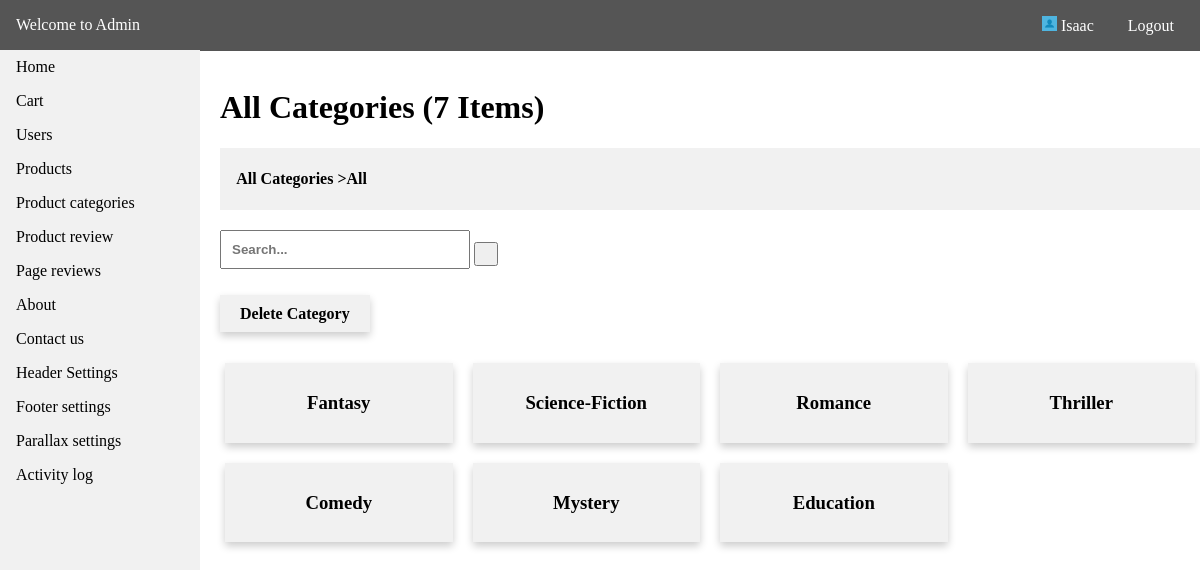
/admin/product_top_details.php?id=1 (signed in), run on the app's committed database.
### tables this page shows
CREATE TABLE `tbl_menus` (
  `id` int(11) NOT NULL,
  `menu_name` varchar(255) NOT NULL,
  `menu_link` varchar(255) NOT NULL,
  `date_created` datetime NOT NULL DEFAULT CURRENT_TIMESTAMP
);

CREATE TABLE `tbl_top_categories` (
  `id` int(11) NOT NULL,
  `ref_id` int(11) NOT NULL,
  `top_name` varchar(255) NOT NULL,
  `date_created` datetime NOT NULL DEFAULT CURRENT_TIMESTAMP
);

CREATE TABLE `tbl_categories` (
  `id` int(11) NOT NULL,
  `ref_id` int(11) NOT NULL,
  `cat_name` varchar(255) NOT NULL,
  `activated` int(11) NOT NULL,
  `date_created` datetime NOT NULL DEFAULT CURRENT_TIMESTAMP
);

### api/dbh.php (called while the page is built, shortened)
<?php
class dbh {
    public function __construct() {
        $this->servername = HOST;
        $this->username = USER;
        $this->password = PASS;
        $this->dbname = DBNAME;
        $this->conn = mysqli_connect($this->servername,$this->username,$this->password,$this->dbname);
    }
}
?>

### config.php (called while the page is built, shortened)
<?php
include API.'dbh.php';
include API.'viewUser.php';
$viewUser = new ViewUser;
?>

### api/viewUser.php (called while the page is built, shortened)
<?php
class ViewUser extends User {
    public function get_query($query) {
        $res = mysqli_query($this->conn,$query);
        return $res;
    }
}
?>

### admin/product_top_details.php (the view, shortened to what this page needs)
<?php
include '../config.php';
    $get_id = $_GET['id'];
    $top_cat = $viewUser->get_query("SELECT * FROM tbl_top_categories WHERE id = '$get_id'");
    foreach($top_cat as $cat) {
    $title = $cat['top_name'];
    $top_id = $cat['id'];
    }
?>
<!DOCTYPE html>
<html>
<head>
    <link rel="stylesheet" type="text/css" media="screen" href="admin_css/main.css" />
</head>
<body>
<?php
include 'require/nav.php';
$res = $viewUser->get_query("SELECT * FROM tbl_categories WHERE ref_id = '$get_id'");
    $count = $res->num_rows;
?>
<div class="container">
    <br>
<h1><?php echo $title;?> (<?php echo $count; ?> Items)</h1>
<div style="background-color:#f1f1f1;padding:1px;"><h4>&nbsp &nbsp <a style="color:#000;text-decoration:none;" href="<?php echo ADMIN_URL.'product_category.php';?>"><?php echo $title; ?></a> >All</h4></div>
    <div class="search">
      <form method="GET">
        <input style="margin-top:20px;" type="text" placeholder="Search..." name="query">
        <button type="submit" name="searchbtn"><i class="fa fa-search"></i></button>
      </form>
    </div><br><br>
    <div class="addbtn"><a href="<?php echo ADMIN_URL.'ajax/delete_top.php?id='.$top_id;?>" onclick="return confirm('Delete this Category?')">Delete Category<i class="fa fa-plus"></i></a></div>
    <div class="content">
        <div class="row">
        <?php
        if (isset($_GET['query']) && isset($_GET['searchbtn'])) {
            $term = $_GET['query'];
            $table = "tbl_categories";
            $search = "cat_name";
            $result = $viewUser->search($term,$table,$search);
            $num_result = $result->num_rows;
            if ($num_result > 0) {
                    if ($num_result > 1)
                    {
                      $item = "items";
                    }
                    else {
                      $item = "item";
                    }
                    echo '<h3 style="color:green;">Results: "'.$term.'" ('.$num_result.' '.$item.')</h3>';
                while($row = $result->fetch_assoc()) {
                    $title = $row['cat_name'];
                    $id = $row['id'];
                    ?>
                    <div class="column">
                        <a href="product_cat_details.php?id=<?php echo $id;?>">
                            <div class="card">
                                <h3><?php echo $title; ?></h3>
                            </div>
                        </a>
                    </div>
                    <?php
                }
            }
        }
        else {
            $table = "SELECT * FROM tbl_categories WHERE ref_id = '$get_id'";
            $res = $viewUser->get_query($table);
            while ($row = $res->fetch_assoc()) {
                $title = $row['cat_name'];
                $id = $row['id'];
        ?>
            <div class="column">
            <a href="product_cat_details.php?id=<?php echo $id;?>">
                    <div class="card">
                        <h3><?php echo $title; ?></h3>
                    </div>
                    </a>
            </div>
        <?php
        }
        }
        ?>
    </div>
    </div>
</div>
</body>
</html>

### admin/require/nav.php (shortened to what this page needs)
<div class="header">
    <p><a style="color:#fff;text-decoration:none;" href="<?php echo ADMIN_URL.'home.php';?>">Welcome to Admin</a></p>
    <div class="head-content">
        <p style="cursor:pointer;"><img src="<?php echo BASE_URL; ?>image/sample-image.jpg" style="height:15px;width:15px;" alt=""> <?php echo $_SESSION["admin"]; ?></p>
        <p><a style="color:#fff;text-decoration:none;" href="<?php echo ADMIN_URL.'logout.php';?>">Logout</a></p>
    </div>
</div>
<nav class="navi">
    <ul>
        <li><a href="<?php echo ADMIN_URL.'home.php';?>">Home</a></li>
    <?php
        $tbl = "SELECT * FROM tbl_menus";
        $res = $viewUser->get_query($tbl);
        while($row = $res->fetch_assoc()) {
            $menu = $row['menu_name'];
            $link = $row['menu_link'];
    ?>
        <li><a href="<?php echo ADMIN_URL.$link.'.php'; ?>"><?php echo ucfirst($menu); ?></a></li>
    <?php
        }
    ?>
    </ul>
</nav>

### admin/admin_css/main.css (style rules this page uses)
html { scroll-behavior: smooth; }
* { box-sizing: border-box; }
body { margin: 0; font-family: Cambria, Cochin, Georgia, Times, 'Times New Roman', serif; }
ul { list-style-type: none; margin: 0; padding: 0; width: 200px; top: 50px; background-color: #f1f1f1; position: fixed; height: 100%; overflow: auto; }
li a { display: block; color: #000; padding: 8px 16px; text-decoration: none; }
.header { background-color: #555; color:white; display: inline-block; width: 100%; position:fixed; top:0; padding: 16px; }
.header p { display: inline; }
.container { margin-top: 50px; margin-left: 220px; }
.content { margin-top: 20px; }
.head-content { float:right; }
.head-content p { margin-left: 10px; padding: 10px; }
.column { float: left; width: 25%; margin-top: 20px; padding: 0 10px; }
.row { margin: 0 -5px; }
.row:after { content: ""; display: table; clear: both; }
.search input[type=text] { width: 250px; padding: 10px; font-weight: bold; }
.search button[type=submit] { padding: 10px; }
.card { box-shadow: 0 4px 8px 0 rgba(0, 0, 0, 0.2); padding: 10px; text-align: center; background-color: #f1f1f1; }
.column a { text-decoration: none; color: #000000; }
.addbtn a { padding: 10px 20px; background-color:#f1f1f1; text-decoration:none; font-weight: bold; color:#000; box-shadow: 0 4px 8px 0 rgba(0, 0, 0, 0.2); }

### data on the page
tbl_menus: menu_name "Cart"
tbl_menus: menu_name "Users"
tbl_menus: menu_name "Products"
tbl_menus: menu_name "Product categories"
tbl_menus: menu_name "Product review"
tbl_menus: menu_name "Page reviews"
tbl_menus: menu_name "About"
tbl_menus: menu_name "Contact us"
tbl_menus: menu_name "Header Settings"
tbl_menus: menu_name "Footer settings"
tbl_menus: menu_name "Parallax settings"
tbl_menus: menu_name "Activity log"
tbl_top_categories: top_name "All Categories"
tbl_categories: cat_name "Fantasy"
tbl_categories: cat_name "Science-Fiction"
tbl_categories: cat_name "Romance"
tbl_categories: cat_name "Thriller"
tbl_categories: cat_name "Comedy"
tbl_categories: cat_name "Mystery"
tbl_categories: cat_name "Education"

### other printed values
$_SESSION["admin"] "Isaac"
$count "7"
